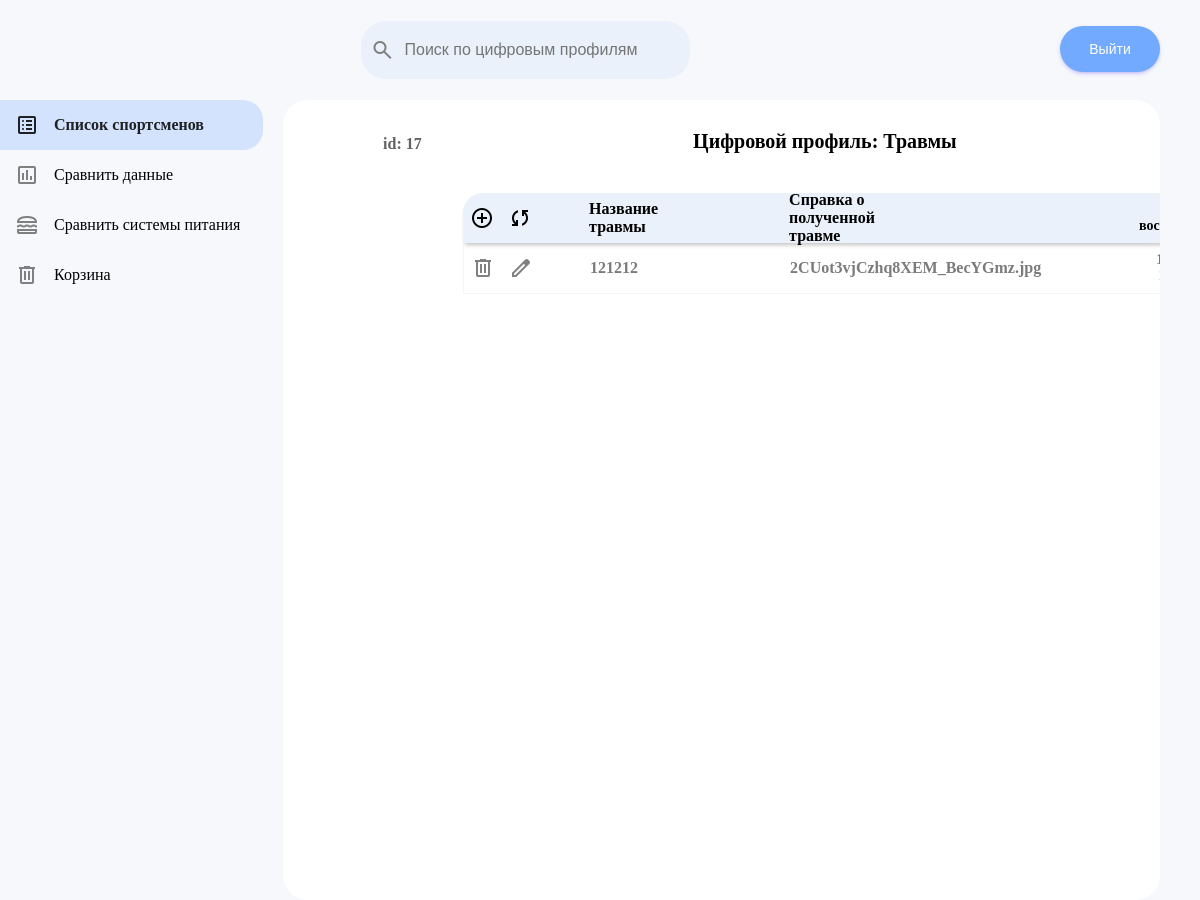
The app's page /sportman-profile/traumas/17 with its own data.
### base/models.py (models this page shows, shortened)
class Sportsman(models.Model):
    name = models.CharField(max_length=50)
    second_name = models.CharField(max_length=50)
    parent_name = models.CharField(max_length=50)
    birthday = models.DateField()
    phone_number = models.CharField(max_length=12)
    address = models.CharField(max_length=300, null=True, blank=True)
    passport = models.CharField(max_length=20)
    photo = models.ImageField(null=True, blank=True, upload_to="sportmen-images/", verbose_name="Изображение")
    created = models.DateTimeField(auto_now_add=True)

class Trauma(models.Model):
    sportman = models.ForeignKey(Sportsman, on_delete=models.SET_NULL, null=True)
    name = models.CharField(max_length=200)
    file = models.FileField(blank=True, null=True)
    start = models.DateField()
    end = models.DateField()

### base/views.py (the view, shortened to what this page needs)
# urls.py: path('sportman-profile/traumas/<str:pk>', views.sportmanTrauma, name="sportman-traumas"),
def sportmanTrauma(request, pk):
    sportman = Sportsman.objects.get(id=pk)
    traumas = Trauma.objects.filter(sportman=sportman)
    trauma_form = TraumaForm()
    context = {'sportman':sportman, 'traumas':traumas, 'trauma_form':trauma_form}
    return render(request, 'profile-trauma.html', context)

### base/forms.py
class TraumaForm(ModelForm):
    class Meta:
        model = Trauma
        fields = ['name', 'start', 'end', 'file']
        widgets = {
            'name': TextInput(attrs={'placeholder': 'Название травмы'}),
            'start': TextInput(attrs={'placeholder': 'Дата получения травмы'}),
            'end': TextInput(attrs={'placeholder': 'Дата окончательного восстановления'}),
        }

### templates/profile-trauma.html (shortened to what this page needs)
{% extends 'main_profile.html' %}
{% load static %}
{% block content %}
<div class="sportmanList profileBody">
    <div class="profile__content">
        <div class="profile__inf">
            <div class="profile__inf__title">
                <h3 class="profile__id">id: {{sportman.id}}</h3>
                <h3 class="profile__title">Цифровой профиль: Травмы</h3>
            </div>
            <div class="anthropometry__content">
                <div class="anthropometry__row anthropometry__header">
                    <div class="anthropometry__left anthropometry__header__left">
                        <div class="anthropometry__options anthropometry__header__options">
                            <a href="#create_popup">
                                <span class="material-symbols-outlined">
                                </span>
                            </a>
                            <a href="{% url 'sportman-traumas' sportman.id %}">
                                <span class="material-symbols-outlined">
                                </span>
                            </a>
                        </div>
                    </div>
                    <div class="sportmanRow__right anthropometry__header__right">
                        <h4>Название травмы</h4>
                        <h4>Справка о полученной травме</h4>
                        <div class="anthropometry__time anthropometry__header__time medicine__header__time">Срок восстановления</div>
                    </div>
                </div>
                {% for trauma in traumas %}
                <div class="anthropometry__row">
                    <div class="anthropometry__left">
                        <div class="anthropometry__options">
                            <a href="">
                                <span class="material-symbols-outlined material-symbols-outlined__delete">
                                </span>
                            </a>
                            <a href="">
                                <span class="material-symbols-outlined material-symbols-outlined__edit">
                                </span>
                            </a>
                        </div>
                    </div>
                    <div class="sportmanRow__right">
                        <h4>{{trauma.name}}</h4>
                        <h4>{{trauma.file}}</h4>
                        <div class="anthropometry__time trauma__time">{{trauma.start|date:'d.m.Y'}}-{{trauma.end|date:'d.m.Y'}}</div>
                    </div>
                </div>
                {% endfor %}
            </div>
        </div>
    </div>
</div>
{% endblock content %}

### static/css/style.css (style rules this page uses)
* { margin: 0; padding: 0; }
a { text-decoration: none; color: #000000; }
.material-symbols-outlined { color: grey; }
body { height: 100vh; overflow-y: hidden; }
.sportmanList { flex: 1; overflow: scroll; background-color: white; border-radius: 25px; margin-right: 40px; }
.sportmanRow__right { display: flex; align-items: center; width: 100%; }
.anthropometry__content { padding: 40px 80px; margin: 0 auto; display: block; }
.anthropometry__options { display: flex; align-items: center; }
.anthropometry__row .material-symbols-outlined { color: grey; }
.anthropometry__options .material-symbols-outlined { margin: 7px; }
.anthropometry__left { display: flex; align-items: center; }
.anthropometry__row { display: flex; align-items: center; height: 50px; border-bottom: 1px solid whitesmoke; border-left: 1px solid whitesmoke; border-right: 1px solid whitesmoke; cursor: pointer; }
.anthropometry__time { padding-right: 15px; font-size: 14px; font-weight: 700; width: 100%; text-align: center; padding-left: 50px; color: rgb(123, 123, 123); width: 100px; }
.anthropometry__row h4 { width: 100px; padding: 0px 50px; color: rgb(123, 123, 123); }
.anthropometry__header__options { display: flex; align-items: center; }
.anthropometry__header .material-symbols-outlined { color: rgb(0, 0, 0); }
.anthropometry__header__options .material-symbols-outlined { margin: 7px; }
.anthropometry__header__left { display: flex; align-items: center; }
.anthropometry__header__right { display: flex; align-items: center; width: 100%; }
.anthropometry__header { display: flex; align-items: center; height: 50px; border: none; background-color: #EAF1FB; box-shadow: 0 4px 4px -2px rgba(0, 0, 0, 0.24); cursor: default; border-top-left-radius: 20px; border-top-right-radius: 20px; }
.anthropometry__header__time { padding-right: 15px; font-size: 14px; font-weight: 700; width: 100%; text-align: center; padding-left: 50px; color: rgb(0, 0, 0); width: 100px; }
.anthropometry__header h4 { width: 100px; padding: 0px 50px; color: rgb(0, 0, 0); }
.medicine__header__time { padding-right: 15px; font-size: 14px; font-weight: 700; width: 100%; text-align: center; padding-left: 50px; color: rgb(0, 0, 0); width: 100px; }
.medicine__header__time { padding-left: 200px; }
.trauma__time { padding-left: 200px; }

### static/css/main_profile.css (style rules this page uses)
.profileBody { flex: 1; display: flex; overflow: hidden; background-color:#F6F8FC; margin-right: 40px; }
.profile__content { flex: 0.8; background-color: rgb(255, 255, 255); scrollbar-color: #71AAFF #fff; }
.profile__inf { padding: 30px 100px; }
.profile__inf .profile__title { font-size: 20px; }
.profile__inf__title { display: flex; justify-content: center; text-align: center; }
.profile__id { text-align: left; width: 200px; font-size: 16px; color: rgb(98, 98, 98); padding-top: 5px; }
.profile__title { margin-right: 200px; text-align: center; width: 100%; }

### records on screen
Sportsman: id "17"
Trauma: name "121212", file "2CUot3vjCzhq8XEM_BecYGmz.jpg"
